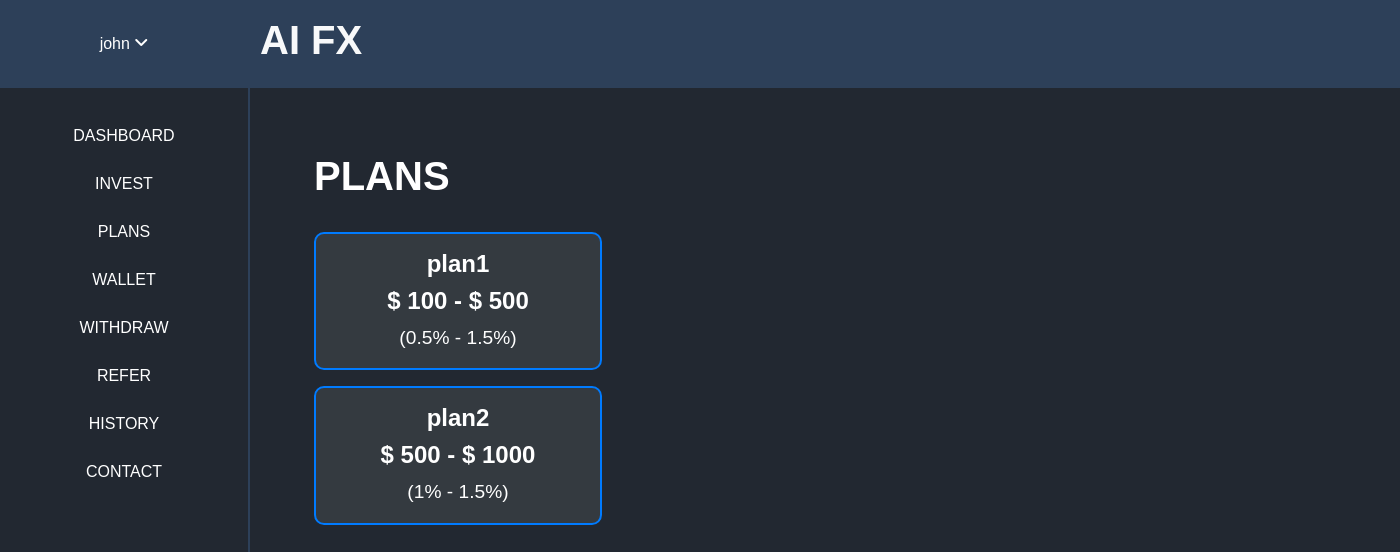
/plans/ (signed in), run on the app's committed database.
### home/models.py (models this page shows)
class Plans(models.Model):
    plan_name = models.CharField(max_length=100)
    plan_min_price = models.CharField(max_length=100)
    plan_max_price = models.CharField(max_length=100)
    plan_min_percentage = models.CharField(max_length=100)
    plan_max_percentage = models.CharField(max_length=100)

### home/views.py (the view)
# urls.py: path('plans/', login_required(views.Plans_view.as_view()), name='plans'),
class Plans_view(View):
    def get(self, request):
        context = {
            "plans": models.Plans.objects.all(),
        }
        return render(request, 'user/plans.html', context=context)

### templates/user/plans.html (shortened to what this page needs)
{% extends 'user/base.html' %}
{% block content%}
<div class="m-5">
<h1 class="fw-bold text-white"> PLANS </h1><br>
{% for plan in plans %}
<a href="{% url 'payment' %}" class="card text-white mb-3 custom-link" style="max-width: 18rem; text-decoration: none; border: 2px solid #007BFF; border-radius: 10px; transition: transform 0.2s; background-color: #343a40;">
    <div class="card-body">
        <h4 class="card-title text-center"><strong>{{ plan.plan_name }}</strong></h4>
        <h4 class="card-title text-center"><strong>$ {{ plan.plan_min_price }} - $ {{ plan.plan_max_price }}</strong></h4>
        <p class="card-text text-center" style="font-size: 1.2em;">({{ plan.plan_min_percentage }}% - {{ plan.plan_max_percentage }}%)</p>
    </div>
</a>
{% endfor %}
<br>
{% endblock %}

### templates/user/navbar.html (shortened to what this page needs)
<div class="sidenav" style="background-color: #222831; border-right: 2px solid #2d4059;">
    <div class="sidenav-header py-3" style="background-color: #2d4059;">
        <div class="dropdown">
            <button onclick="myFunction()" class="dropbtn"> {{ user.username }} <i class="fa-solid fa-angle-down"></i></button>
          </div>
    </div>
    <ul style=" background-color: #222831;" class="py-4">
        <li class="list-item py-2">
            <a href="{% url 'user_dashboard' %}">
                DASHBOARD
            </a>
        </li>
          <li class="list-item py-2">
              <a href="{% url 'payment' %}">
                  INVEST
              </a>
          </li>
          <li class="list-item py-2">
              <a href="{% url 'plans' %}">
                  PLANS
              </a>
          </li>
          <li class="list-item py-2">
              <a href="{% url 'profit' %}">
                  WALLET
              </a>
          </li>
          <li class="list-item py-2">
            <a href="{% url 'withdraw' %}">
                WITHDRAW
            </a>
        </li>
        <li class="list-item py-2">
            <a href="{% url 'refer' %}">
                REFER
            </a>
        </li>
        <li class="list-item py-2">
            <a href="{% url 'history' action='payments' %}">
                HISTORY
            </a>
        </li>
        <li class="list-item py-2">
            <a href="{% url 'contact' %}">
                CONTACT
            </a>
        </li>
      </ul>
</div>

### static/css/styles.css (style rules this page uses)
body { margin: 0; padding: 0; font-family: Arial, sans-serif; }
.dropbtn { background-color: #3498DB; color: white; padding: 16px; font-size: 16px; border: none; cursor: pointer; }
.dropdown { position: relative; display: inline-block; }
.sidenav { height: 100%; width: 250px; position: fixed; top: 0; left: 0; background-color: #222831; overflow-x: hidden; transition: 0.5s; }
.sidenav-header { background-color: #ff5722; color: #fff; text-align: center; }
.sidenav ul { list-style: none; padding: 0; }
.sidenav ul li { text-align: center; }
.sidenav a { text-decoration: none; color: #fff; display: block; transition: 0.3s; }

### templates/user/base.html (style rules this page uses)
.sidenav { z-index: 1; }
.sidenav .dropdown .dropbtn { background-color: #2d4059; }
.dropdown { width: 100%; height: 100%; }
.dropdown .dropbtn { width: 100%; height: 100%; }
.sidenav a { padding: 0.25em 0; }

### data on the page
Plans: plan_name "plan1", plan_min_price "100", plan_max_price "500", plan_min_percentage "0.5", plan_max_percentage "1.5"
Plans: plan_name "plan2", plan_min_price "500", plan_max_price "1000", plan_min_percentage "1", plan_max_percentage "1.5"

### other printed values
{{ user.username }} "john"
